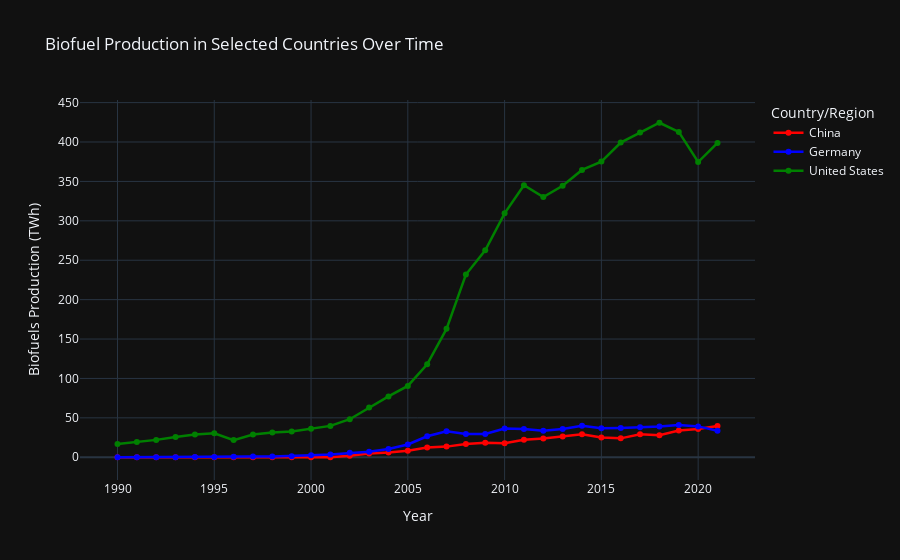

Notebook code for this chart:
### Markdown cell above
## Regional Biofuel Production Over Time

### Code cell
regional_entities = ['Germany', 'China', 'United States']
regional_data = df[df['Entity'].isin(regional_entities)]

# Create a line plot for each regional entity
fig_regional = px.line(regional_data, 
                       x='Year', 
                       y='Biofuels Production - TWh - Total', 
                       color='Entity',
                       markers=True,
                       title="Biofuel Production in Selected Countries Over Time",
                       labels={'Biofuels Production - TWh - Total': 'Biofuels Production (TWh)', 'Year': 'Year'},
                       color_discrete_map={'Germany': 'blue', 'China': 'red', 'United States': 'green'})

# Update line colors
fig_regional.update_traces(line=dict(width=2.5))

# Update layout
fig_regional.update_layout(xaxis_title='Year',
                           yaxis_title='Biofuels Production (TWh)',
                          legend_title='Country/Region',
                          template='plotly_dark')

# Show the plot
fig_regional.show()

### Figure 1 — Plotly figure (JSON) as saved in the notebook; plotly's stock layout.template omitted (floating-point values rounded to 4 significant figures)
{"data": [{"hovertemplate": "Entity=China<br>Year=%{x}<br>Biofuels Production (TWh)=%{y}<extra></extra>", "legendgroup": "China", "line": {"color": "red", "dash": "solid", "width": 2.5}, "marker": {"symbol": "circle"}, "mode": "markers+lines", "name": "China", "orientation": "v", "showlegend": true, "type": "scatter", "x": [1990, 1991, 1992, 1993, 1994, 1995, 1996, 1997, 1998, 1999, 2000, 2001, 2002, 2003, 2004, 2005, 2006, 2007, 2008, 2009, 2010, 2011, 2012, 2013, 2014, 2015, 2016, 2017, 2018, 2019, 2020, 2021], "xaxis": "x", "y": [0, 0, 0, 0, 0, 0, 0, 0, 0, 0, 0, 0.053, 1.768, 4.856, 5.965, 8.368, 12.23, 13.48, 16.73, 18.29, 17.77, 22.12, 23.68, 26.36, 29.28, 24.93, 23.98, 29.05, 28.01, 33.92, 35.79, 39.65], "yaxis": "y"}, {"hovertemplate": "Entity=Germany<br>Year=%{x}<br>Biofuels Production (TWh)=%{y}<extra></extra>", "legendgroup": "Germany", "line": {"color": "blue", "dash": "solid", "width": 2.5}, "marker": {"symbol": "circle"}, "mode": "markers+lines", "name": "Germany", "orientation": "v", "showlegend": true, "type": "scatter", "x": [1990, 1991, 1992, 1993, 1994, 1995, 1996, 1997, 1998, 1999, 2000, 2001, 2002, 2003, 2004, 2005, 2006, 2007, 2008, 2009, 2010, 2011, 2012, 2013, 2014, 2015, 2016, 2017, 2018, 2019, 2020, 2021], "xaxis": "x", "y": [0, 0, 0.052, 0.052, 0.289, 0.362, 0.568, 0.93, 1.033, 1.343, 2.583, 3.617, 5.683, 6.913, 10.58, 16.18, 26.6, 33.02, 29.39, 29.41, 36.45, 35.81, 33.56, 35.74, 39.95, 36.83, 37.25, 38.02, 39.06, 40.8, 39.17, 33.66], "yaxis": "y"}, {"hovertemplate": "Entity=United States<br>Year=%{x}<br>Biofuels Production (TWh)=%{y}<extra></extra>", "legendgroup": "United States", "line": {"color": "green", "dash": "solid", "width": 2.5}, "marker": {"symbol": "circle"}, "mode": "markers+lines", "name": "United States", "orientation": "v", "showlegend": true, "type": "scatter", "x": [1990, 1991, 1992, 1993, 1994, 1995, 1996, 1997, 1998, 1999, 2000, 2001, 2002, 2003, 2004, 2005, 2006, 2007, 2008, 2009, 2010, 2011, 2012, 2013, 2014, 2015, 2016, 2017, 2018, 2019, 2020, 2021], "xaxis": "x", "y": [16.73, 19.39, 22.05, 25.83, 28.85, 30.38, 21.79, 28.83, 31.44, 32.79, 36.31, 39.8, 48.26, 63.26, 77.16, 90.52, 118.0, 162.9, 231.8, 262.6, 309.5, 345.2, 330.1, 344.5, 364.6, 375.1, 399.2, 411.9, 424.4, 412.8, 374.6, 398.8], "yaxis": "y"}], "layout": {"legend": {"title": {"text": "Country/Region"}, "tracegroupgap": 0}, "title": {"text": "Biofuel Production in Selected Countries Over Time"}, "xaxis": {"anchor": "y", "domain": [0, 1], "title": {"text": "Year"}}, "yaxis": {"anchor": "x", "domain": [0, 1], "title": {"text": "Biofuels Production (TWh)"}}}}
